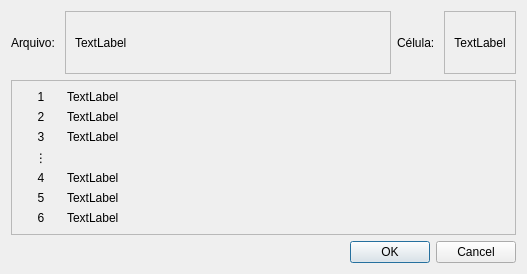
<?xml version="1.0" encoding="UTF-8"?>
<ui version="4.0">
 <class>ShowNames</class>
 <widget class="QDialog" name="ShowNames">
  <property name="geometry">
   <rect>
    <x>0</x>
    <y>0</y>
    <width>527</width>
    <height>274</height>
   </rect>
  </property>
  <property name="windowTitle">
   <string>Nomes dos primeiros e últimos candidatos</string>
  </property>
  <layout class="QGridLayout" name="gridLayout">
   <item row="0" column="0">
    <layout class="QHBoxLayout" name="horizontalLayout_2">
     <item>
      <widget class="QLabel" name="label_8">
       <property name="text">
        <string>Arquivo: </string>
       </property>
      </widget>
     </item>
     <item>
      <widget class="QFrame" name="frame_2">
       <property name="frameShape">
        <enum>QFrame::StyledPanel</enum>
       </property>
       <property name="frameShadow">
        <enum>QFrame::Raised</enum>
       </property>
       <layout class="QGridLayout" name="gridLayout_3">
        <item row="0" column="0">
         <widget class="QLabel" name="labelFileName">
          <property name="sizePolicy">
           <sizepolicy hsizetype="Preferred" vsizetype="Preferred">
            <horstretch>2</horstretch>
            <verstretch>0</verstretch>
           </sizepolicy>
          </property>
          <property name="text">
           <string>TextLabel</string>
          </property>
         </widget>
        </item>
       </layout>
      </widget>
     </item>
     <item>
      <widget class="QLabel" name="label_6">
       <property name="text">
        <string>Célula: </string>
       </property>
      </widget>
     </item>
     <item>
      <widget class="QFrame" name="frame_3">
       <property name="sizePolicy">
        <sizepolicy hsizetype="Preferred" vsizetype="Preferred">
         <horstretch>0</horstretch>
         <verstretch>0</verstretch>
        </sizepolicy>
       </property>
       <property name="frameShape">
        <enum>QFrame::StyledPanel</enum>
       </property>
       <property name="frameShadow">
        <enum>QFrame::Raised</enum>
       </property>
       <layout class="QGridLayout" name="gridLayout_4">
        <item row="0" column="0">
         <widget class="QLabel" name="labelFirstName">
          <property name="minimumSize">
           <size>
            <width>40</width>
            <height>0</height>
           </size>
          </property>
          <property name="text">
           <string>TextLabel</string>
          </property>
          <property name="alignment">
           <set>Qt::AlignCenter</set>
          </property>
         </widget>
        </item>
       </layout>
      </widget>
     </item>
    </layout>
   </item>
   <item row="2" column="0">
    <widget class="QDialogButtonBox" name="buttonBox">
     <property name="orientation">
      <enum>Qt::Horizontal</enum>
     </property>
     <property name="standardButtons">
      <set>QDialogButtonBox::Cancel|QDialogButtonBox::Ok</set>
     </property>
    </widget>
   </item>
   <item row="1" column="0">
    <widget class="QFrame" name="frame">
     <property name="frameShape">
      <enum>QFrame::StyledPanel</enum>
     </property>
     <property name="frameShadow">
      <enum>QFrame::Raised</enum>
     </property>
     <layout class="QGridLayout" name="gridLayout_2">
      <item row="1" column="0">
       <layout class="QFormLayout" name="formLayout">
        <item row="0" column="0">
         <widget class="QLabel" name="labelNumber_1">
          <property name="minimumSize">
           <size>
            <width>40</width>
            <height>0</height>
           </size>
          </property>
          <property name="text">
           <string>1</string>
          </property>
          <property name="alignment">
           <set>Qt::AlignCenter</set>
          </property>
         </widget>
        </item>
        <item row="0" column="1">
         <widget class="QLabel" name="labelName_1">
          <property name="text">
           <string>TextLabel</string>
          </property>
         </widget>
        </item>
        <item row="1" column="0">
         <widget class="QLabel" name="labelNumber_2">
          <property name="minimumSize">
           <size>
            <width>40</width>
            <height>0</height>
           </size>
          </property>
          <property name="text">
           <string>2</string>
          </property>
          <property name="alignment">
           <set>Qt::AlignCenter</set>
          </property>
         </widget>
        </item>
        <item row="1" column="1">
         <widget class="QLabel" name="labelName_2">
          <property name="text">
           <string>TextLabel</string>
          </property>
         </widget>
        </item>
        <item row="2" column="0">
         <widget class="QLabel" name="labelNumber_3">
          <property name="minimumSize">
           <size>
            <width>40</width>
            <height>0</height>
           </size>
          </property>
          <property name="text">
           <string>3</string>
          </property>
          <property name="alignment">
           <set>Qt::AlignCenter</set>
          </property>
         </widget>
        </item>
        <item row="2" column="1">
         <widget class="QLabel" name="labelName_3">
          <property name="text">
           <string>TextLabel</string>
          </property>
         </widget>
        </item>
        <item row="4" column="0">
         <widget class="QLabel" name="labelNumber_4">
          <property name="minimumSize">
           <size>
            <width>40</width>
            <height>0</height>
           </size>
          </property>
          <property name="text">
           <string>4</string>
          </property>
          <property name="alignment">
           <set>Qt::AlignCenter</set>
          </property>
         </widget>
        </item>
        <item row="4" column="1">
         <widget class="QLabel" name="labelName_4">
          <property name="text">
           <string>TextLabel</string>
          </property>
         </widget>
        </item>
        <item row="5" column="0">
         <widget class="QLabel" name="labelNumber_5">
          <property name="minimumSize">
           <size>
            <width>40</width>
            <height>0</height>
           </size>
          </property>
          <property name="text">
           <string>5</string>
          </property>
          <property name="alignment">
           <set>Qt::AlignCenter</set>
          </property>
         </widget>
        </item>
        <item row="5" column="1">
         <widget class="QLabel" name="labelName_5">
          <property name="text">
           <string>TextLabel</string>
          </property>
         </widget>
        </item>
        <item row="6" column="0">
         <widget class="QLabel" name="labelNumber_6">
          <property name="minimumSize">
           <size>
            <width>40</width>
            <height>0</height>
           </size>
          </property>
          <property name="text">
           <string>6</string>
          </property>
          <property name="alignment">
           <set>Qt::AlignCenter</set>
          </property>
         </widget>
        </item>
        <item row="6" column="1">
         <widget class="QLabel" name="labelName_6">
          <property name="text">
           <string>TextLabel</string>
          </property>
         </widget>
        </item>
        <item row="3" column="0">
         <widget class="QLabel" name="label_9">
          <property name="sizePolicy">
           <sizepolicy hsizetype="Fixed" vsizetype="Fixed">
            <horstretch>0</horstretch>
            <verstretch>0</verstretch>
           </sizepolicy>
          </property>
          <property name="minimumSize">
           <size>
            <width>40</width>
            <height>0</height>
           </size>
          </property>
          <property name="text">
           <string>⋮</string>
          </property>
          <property name="alignment">
           <set>Qt::AlignCenter</set>
          </property>
         </widget>
        </item>
       </layout>
      </item>
     </layout>
    </widget>
   </item>
  </layout>
 </widget>
 <resources/>
 <connections>
  <connection>
   <sender>buttonBox</sender>
   <signal>accepted()</signal>
   <receiver>ShowNames</receiver>
   <slot>accept()</slot>
   <hints>
    <hint type="sourcelabel">
     <x>248</x>
     <y>254</y>
    </hint>
    <hint type="destinationlabel">
     <x>157</x>
     <y>274</y>
    </hint>
   </hints>
  </connection>
  <connection>
   <sender>buttonBox</sender>
   <signal>rejected()</signal>
   <receiver>ShowNames</receiver>
   <slot>reject()</slot>
   <hints>
    <hint type="sourcelabel">
     <x>316</x>
     <y>260</y>
    </hint>
    <hint type="destinationlabel">
     <x>286</x>
     <y>274</y>
    </hint>
   </hints>
  </connection>
 </connections>
</ui>
